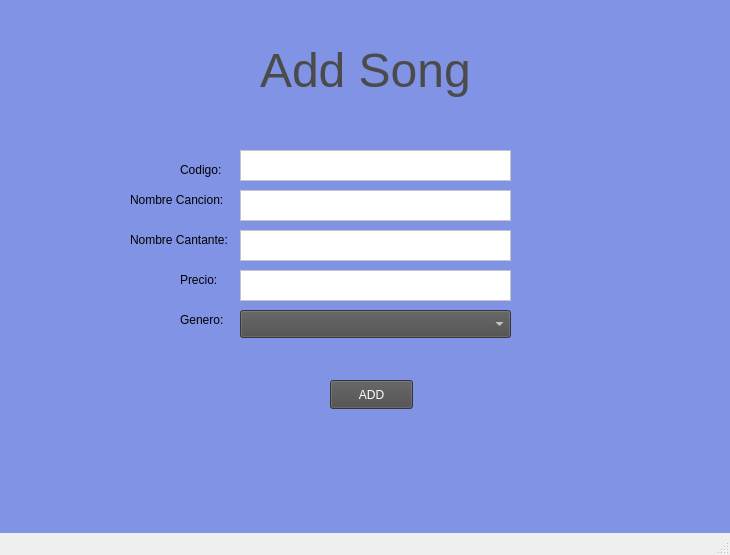
<?xml version="1.0" encoding="UTF-8"?>
<ui version="4.0">
 <class>MainWindow</class>
 <widget class="QMainWindow" name="MainWindow">
  <property name="geometry">
   <rect>
    <x>0</x>
    <y>0</y>
    <width>730</width>
    <height>555</height>
   </rect>
  </property>
  <property name="windowTitle">
   <string>MainWindow</string>
  </property>
  <widget class="QWidget" name="centralwidget">
   <widget class="QFrame" name="frame">
    <property name="geometry">
     <rect>
      <x>0</x>
      <y>0</y>
      <width>731</width>
      <height>551</height>
     </rect>
    </property>
    <property name="frameShape">
     <enum>QFrame::StyledPanel</enum>
    </property>
    <property name="frameShadow">
     <enum>QFrame::Raised</enum>
    </property>
    <widget class="QStackedWidget" name="stackedWidget">
     <property name="geometry">
      <rect>
       <x>0</x>
       <y>-10</y>
       <width>731</width>
       <height>591</height>
      </rect>
     </property>
     <property name="styleSheet">
      <string notr="true">
background-color: rgb(129, 147, 228);</string>
     </property>
     <property name="currentIndex">
      <number>1</number>
     </property>
     <widget class="QWidget" name="page">
      <widget class="QPushButton" name="pushButton">
       <property name="geometry">
        <rect>
         <x>300</x>
         <y>90</y>
         <width>201</width>
         <height>29</height>
        </rect>
       </property>
       <property name="styleSheet">
        <string notr="true">color: rgb(255, 255, 255);
background-color: rgb(75, 75, 75);

</string>
       </property>
       <property name="text">
        <string>Add Song</string>
       </property>
      </widget>
      <widget class="QPushButton" name="pushButton_2">
       <property name="geometry">
        <rect>
         <x>300</x>
         <y>150</y>
         <width>201</width>
         <height>29</height>
        </rect>
       </property>
       <property name="styleSheet">
        <string notr="true">background-color: rgb(75, 75, 75);</string>
       </property>
       <property name="text">
        <string>Download Song</string>
       </property>
      </widget>
      <widget class="QPushButton" name="pushButton_3">
       <property name="geometry">
        <rect>
         <x>300</x>
         <y>210</y>
         <width>201</width>
         <height>29</height>
        </rect>
       </property>
       <property name="styleSheet">
        <string notr="true">background-color: rgb(75, 75, 75);</string>
       </property>
       <property name="text">
        <string>Review Song</string>
       </property>
      </widget>
      <widget class="QPushButton" name="pushButton_4">
       <property name="geometry">
        <rect>
         <x>300</x>
         <y>270</y>
         <width>201</width>
         <height>29</height>
        </rect>
       </property>
       <property name="styleSheet">
        <string notr="true">background-color: rgb(75, 75, 75);</string>
       </property>
       <property name="text">
        <string>Songs</string>
       </property>
      </widget>
      <widget class="QPushButton" name="pushButton_5">
       <property name="geometry">
        <rect>
         <x>300</x>
         <y>330</y>
         <width>201</width>
         <height>29</height>
        </rect>
       </property>
       <property name="styleSheet">
        <string notr="true">background-color: rgb(75, 75, 75);</string>
       </property>
       <property name="text">
        <string>Info Songs</string>
       </property>
      </widget>
     </widget>
     <widget class="QWidget" name="page_2">
      <widget class="QLabel" name="label">
       <property name="geometry">
        <rect>
         <x>260</x>
         <y>30</y>
         <width>261</width>
         <height>101</height>
        </rect>
       </property>
       <property name="text">
        <string>&lt;html&gt;&lt;head/&gt;&lt;body&gt;&lt;p&gt;&lt;span style=&quot; font-size:36pt; color:#4b4b4b;&quot;&gt;Add Song&lt;/span&gt;&lt;/p&gt;&lt;/body&gt;&lt;/html&gt;</string>
       </property>
      </widget>
      <widget class="QLabel" name="label_2">
       <property name="geometry">
        <rect>
         <x>180</x>
         <y>170</y>
         <width>63</width>
         <height>20</height>
        </rect>
       </property>
       <property name="text">
        <string>Codigo:</string>
       </property>
      </widget>
      <widget class="QLabel" name="label_3">
       <property name="geometry">
        <rect>
         <x>130</x>
         <y>200</y>
         <width>121</width>
         <height>20</height>
        </rect>
       </property>
       <property name="text">
        <string>Nombre Cancion: </string>
       </property>
      </widget>
      <widget class="QLabel" name="label_4">
       <property name="geometry">
        <rect>
         <x>130</x>
         <y>240</y>
         <width>121</width>
         <height>20</height>
        </rect>
       </property>
       <property name="text">
        <string>Nombre Cantante:</string>
       </property>
      </widget>
      <widget class="QLabel" name="label_5">
       <property name="geometry">
        <rect>
         <x>180</x>
         <y>280</y>
         <width>63</width>
         <height>20</height>
        </rect>
       </property>
       <property name="text">
        <string>Precio:</string>
       </property>
      </widget>
      <widget class="QLabel" name="label_6">
       <property name="geometry">
        <rect>
         <x>180</x>
         <y>320</y>
         <width>61</width>
         <height>20</height>
        </rect>
       </property>
       <property name="text">
        <string>Genero:</string>
       </property>
      </widget>
      <widget class="QPushButton" name="pushButton_6">
       <property name="geometry">
        <rect>
         <x>330</x>
         <y>390</y>
         <width>83</width>
         <height>29</height>
        </rect>
       </property>
       <property name="styleSheet">
        <string notr="true">background-color: rgb(75, 75, 75);
color: rgb(255, 255, 255);</string>
       </property>
       <property name="text">
        <string>ADD</string>
       </property>
      </widget>
      <widget class="QPlainTextEdit" name="plainTextEdit">
       <property name="geometry">
        <rect>
         <x>240</x>
         <y>160</y>
         <width>271</width>
         <height>31</height>
        </rect>
       </property>
       <property name="styleSheet">
        <string notr="true">background-color: rgb(255, 255, 255);</string>
       </property>
      </widget>
      <widget class="QPlainTextEdit" name="plainTextEdit_2">
       <property name="geometry">
        <rect>
         <x>240</x>
         <y>200</y>
         <width>271</width>
         <height>31</height>
        </rect>
       </property>
       <property name="styleSheet">
        <string notr="true">background-color: rgb(255, 255, 255);</string>
       </property>
      </widget>
      <widget class="QPlainTextEdit" name="plainTextEdit_3">
       <property name="geometry">
        <rect>
         <x>240</x>
         <y>240</y>
         <width>271</width>
         <height>31</height>
        </rect>
       </property>
       <property name="styleSheet">
        <string notr="true">background-color: rgb(255, 255, 255);</string>
       </property>
      </widget>
      <widget class="QComboBox" name="comboBox">
       <property name="geometry">
        <rect>
         <x>240</x>
         <y>320</y>
         <width>271</width>
         <height>28</height>
        </rect>
       </property>
       <property name="styleSheet">
        <string notr="true">color: rgb(255, 255, 255);
background-color: rgb(75, 75, 75);</string>
       </property>
      </widget>
      <widget class="QPlainTextEdit" name="plainTextEdit_4">
       <property name="geometry">
        <rect>
         <x>240</x>
         <y>280</y>
         <width>271</width>
         <height>31</height>
        </rect>
       </property>
       <property name="styleSheet">
        <string notr="true">background-color: rgb(255, 255, 255);</string>
       </property>
      </widget>
     </widget>
     <widget class="QWidget" name="page_3">
      <widget class="QLabel" name="label_8">
       <property name="geometry">
        <rect>
         <x>180</x>
         <y>20</y>
         <width>431</width>
         <height>101</height>
        </rect>
       </property>
       <property name="text">
        <string>&lt;html&gt;&lt;head/&gt;&lt;body&gt;&lt;p&gt;&lt;span style=&quot; font-size:36pt;&quot;&gt;Download Song&lt;/span&gt;&lt;/p&gt;&lt;/body&gt;&lt;/html&gt;</string>
       </property>
      </widget>
      <widget class="QPlainTextEdit" name="plainTextEdit_5">
       <property name="geometry">
        <rect>
         <x>250</x>
         <y>170</y>
         <width>271</width>
         <height>31</height>
        </rect>
       </property>
       <property name="styleSheet">
        <string notr="true">background-color: rgb(255, 255, 255);</string>
       </property>
      </widget>
      <widget class="QLabel" name="label_7">
       <property name="geometry">
        <rect>
         <x>180</x>
         <y>170</y>
         <width>63</width>
         <height>20</height>
        </rect>
       </property>
       <property name="text">
        <string>Codigo:</string>
       </property>
      </widget>
     </widget>
     <widget class="QWidget" name="page_4">
      <widget class="QLabel" name="label_10">
       <property name="geometry">
        <rect>
         <x>210</x>
         <y>20</y>
         <width>341</width>
         <height>101</height>
        </rect>
       </property>
       <property name="text">
        <string>&lt;html&gt;&lt;head/&gt;&lt;body&gt;&lt;p&gt;&lt;span style=&quot; font-size:36pt;&quot;&gt;Review Song&lt;/span&gt;&lt;/p&gt;&lt;/body&gt;&lt;/html&gt;</string>
       </property>
      </widget>
      <widget class="QPlainTextEdit" name="plainTextEdit_6">
       <property name="geometry">
        <rect>
         <x>230</x>
         <y>170</y>
         <width>271</width>
         <height>31</height>
        </rect>
       </property>
       <property name="styleSheet">
        <string notr="true">background-color: rgb(255, 255, 255);</string>
       </property>
      </widget>
      <widget class="QLabel" name="label_9">
       <property name="geometry">
        <rect>
         <x>160</x>
         <y>170</y>
         <width>63</width>
         <height>20</height>
        </rect>
       </property>
       <property name="text">
        <string>Codigo:</string>
       </property>
      </widget>
     </widget>
     <widget class="QWidget" name="page_5">
      <widget class="QLabel" name="label_11">
       <property name="geometry">
        <rect>
         <x>240</x>
         <y>10</y>
         <width>281</width>
         <height>101</height>
        </rect>
       </property>
       <property name="text">
        <string>&lt;html&gt;&lt;head/&gt;&lt;body&gt;&lt;p&gt;&lt;span style=&quot; font-size:36pt;&quot;&gt;Songs Info&lt;/span&gt;&lt;/p&gt;&lt;/body&gt;&lt;/html&gt;</string>
       </property>
      </widget>
      <widget class="QListWidget" name="listWidget_2">
       <property name="geometry">
        <rect>
         <x>100</x>
         <y>150</y>
         <width>571</width>
         <height>301</height>
        </rect>
       </property>
       <property name="styleSheet">
        <string notr="true">background-color: rgb(75, 75, 75);</string>
       </property>
      </widget>
     </widget>
     <widget class="QWidget" name="page_6">
      <widget class="QLabel" name="label_12">
       <property name="geometry">
        <rect>
         <x>70</x>
         <y>20</y>
         <width>261</width>
         <height>101</height>
        </rect>
       </property>
       <property name="text">
        <string>&lt;html&gt;&lt;head/&gt;&lt;body&gt;&lt;p&gt;&lt;span style=&quot; font-size:36pt;&quot;&gt;My Music&lt;/span&gt;&lt;/p&gt;&lt;/body&gt;&lt;/html&gt;</string>
       </property>
      </widget>
      <widget class="QListWidget" name="listWidget">
       <property name="geometry">
        <rect>
         <x>100</x>
         <y>150</y>
         <width>571</width>
         <height>301</height>
        </rect>
       </property>
       <property name="styleSheet">
        <string notr="true">background-color: rgb(75, 75, 75);</string>
       </property>
      </widget>
     </widget>
    </widget>
   </widget>
  </widget>
  <widget class="QMenuBar" name="menubar">
   <property name="geometry">
    <rect>
     <x>0</x>
     <y>0</y>
     <width>730</width>
     <height>25</height>
    </rect>
   </property>
  </widget>
  <widget class="QStatusBar" name="statusbar"/>
 </widget>
 <resources/>
 <connections/>
</ui>
